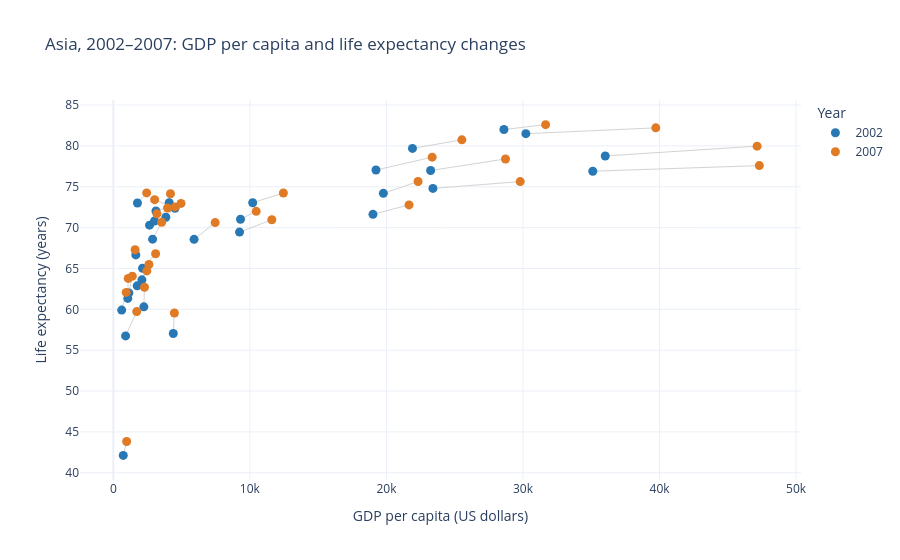

Notebook source saved alongside this figure:
### Markdown cell above
## Task 1 — Scatter: life expectancy change over time

**What to build:** A scatter showing **GDP per capita vs life expectancy** for **two years** (2002 and 2007) to show how both moved — use **colour for year** (just 2 colours), **one continent only**.

Choose any continent except Africa (that was the example). Highlight the change direction.

> 💡 Filter: `df.loc[df['continent'] == 'YOUR_CHOICE']` then filter years

### Code cell
import plotly.graph_objects as go

# Choose one continent and two years
continent_choice = 'Asia'
years = [2002, 2007]

# Filter the data
task1 = df.loc[
    (df['continent'] == continent_choice) &
    (df['year'].isin(years))
].copy()

# Create the figure
fig1 = go.Figure()

# Connect each country's 2002 and 2007 observations
for country, group in task1.groupby('country'):
    group = group.sort_values('year')

    if len(group) == 2:
        fig1.add_trace(go.Scatter(
            x=group['gdpPercap'],
            y=group['lifeExp'],
            mode='lines',
            line=dict(color='lightgrey', width=1),
            showlegend=False,
            hoverinfo='skip'
        ))

# Add the two years using exactly two colours
for year, color in [
    (2002, '#2878B5'),
    (2007, '#E07A25')
]:
    d = task1.loc[task1['year'] == year]

    fig1.add_trace(go.Scatter(
        x=d['gdpPercap'],
        y=d['lifeExp'],
        mode='markers',
        name=str(year),
        marker=dict(color=color, size=9),
        text=d['country'],
        hovertemplate=(
            '<b>%{text}</b><br>'
            'GDP per capita: $%{x:,.0f}<br>'
            'Life expectancy: %{y:.1f} years'
            '<extra></extra>'
        )
    ))

# Add the title and labels
fig1.update_layout(
    title='Asia, 2002–2007: GDP per capita and life expectancy changes',
    xaxis_title='GDP per capita (US dollars)',
    yaxis_title='Life expectancy (years)',
    template='plotly_white',
    legend_title='Year'
)

fig1.show()

### Figure 1 — Plotly figure (JSON) as saved in the notebook; plotly's stock layout.template omitted (floating-point values rounded to 4 significant figures)
{"data": [{"hoverinfo": "skip", "line": {"color": "lightgrey", "width": 1}, "mode": "lines", "showlegend": false, "type": "scatter", "x": [726.7, 974.6], "y": [42.13, 43.83]}, {"hoverinfo": "skip", "line": {"color": "lightgrey", "width": 1}, "mode": "lines", "showlegend": false, "type": "scatter", "x": [23400.0, 29800.0], "y": [74.8, 75.64]}, {"hoverinfo": "skip", "line": {"color": "lightgrey", "width": 1}, "mode": "lines", "showlegend": false, "type": "scatter", "x": [1136.0, 1391.0], "y": [62.01, 64.06]}, {"hoverinfo": "skip", "line": {"color": "lightgrey", "width": 1}, "mode": "lines", "showlegend": false, "type": "scatter", "x": [896.2, 1714.0], "y": [56.75, 59.72]}, {"hoverinfo": "skip", "line": {"color": "lightgrey", "width": 1}, "mode": "lines", "showlegend": false, "type": "scatter", "x": [3119.0, 4959.0], "y": [72.03, 72.96]}, {"hoverinfo": "skip", "line": {"color": "lightgrey", "width": 1}, "mode": "lines", "showlegend": false, "type": "scatter", "x": [30210.0, 39720.0], "y": [81.5, 82.21]}, {"hoverinfo": "skip", "line": {"color": "lightgrey", "width": 1}, "mode": "lines", "showlegend": false, "type": "scatter", "x": [1747.0, 2452.0], "y": [62.88, 64.7]}, {"hoverinfo": "skip", "line": {"color": "lightgrey", "width": 1}, "mode": "lines", "showlegend": false, "type": "scatter", "x": [2874.0, 3541.0], "y": [68.59, 70.65]}, {"hoverinfo": "skip", "line": {"color": "lightgrey", "width": 1}, "mode": "lines", "showlegend": false, "type": "scatter", "x": [9241.0, 11610.0], "y": [69.45, 70.96]}, {"hoverinfo": "skip", "line": {"color": "lightgrey", "width": 1}, "mode": "lines", "showlegend": false, "type": "scatter", "x": [4391.0, 4471.0], "y": [57.05, 59.55]}, {"hoverinfo": "skip", "line": {"color": "lightgrey", "width": 1}, "mode": "lines", "showlegend": false, "type": "scatter", "x": [21910.0, 25520.0], "y": [79.7, 80.75]}, {"hoverinfo": "skip", "line": {"color": "lightgrey", "width": 1}, "mode": "lines", "showlegend": false, "type": "scatter", "x": [28600.0, 31660.0], "y": [82.0, 82.6]}, {"hoverinfo": "skip", "line": {"color": "lightgrey", "width": 1}, "mode": "lines", "showlegend": false, "type": "scatter", "x": [3845.0, 4519.0], "y": [71.26, 72.53]}, {"hoverinfo": "skip", "line": {"color": "lightgrey", "width": 1}, "mode": "lines", "showlegend": false, "type": "scatter", "x": [1647.0, 1593.0], "y": [66.66, 67.3]}, {"hoverinfo": "skip", "line": {"color": "lightgrey", "width": 1}, "mode": "lines", "showlegend": false, "type": "scatter", "x": [19230.0, 23350.0], "y": [77.05, 78.62]}, {"hoverinfo": "skip", "line": {"color": "lightgrey", "width": 1}, "mode": "lines", "showlegend": false, "type": "scatter", "x": [35110.0, 47310.0], "y": [76.9, 77.59]}, {"hoverinfo": "skip", "line": {"color": "lightgrey", "width": 1}, "mode": "lines", "showlegend": false, "type": "scatter", "x": [9314.0, 10460.0], "y": [71.03, 71.99]}, {"hoverinfo": "skip", "line": {"color": "lightgrey", "width": 1}, "mode": "lines", "showlegend": false, "type": "scatter", "x": [10210.0, 12450.0], "y": [73.04, 74.24]}, {"hoverinfo": "skip", "line": {"color": "lightgrey", "width": 1}, "mode": "lines", "showlegend": false, "type": "scatter", "x": [2141.0, 3096.0], "y": [65.03, 66.8]}, {"hoverinfo": "skip", "line": {"color": "lightgrey", "width": 1}, "mode": "lines", "showlegend": false, "type": "scatter", "x": [611.0, 944.0], "y": [59.91, 62.07]}, {"hoverinfo": "skip", "line": {"color": "lightgrey", "width": 1}, "mode": "lines", "showlegend": false, "type": "scatter", "x": [1057.0, 1091.0], "y": [61.34, 63.78]}, {"hoverinfo": "skip", "line": {"color": "lightgrey", "width": 1}, "mode": "lines", "showlegend": false, "type": "scatter", "x": [19770.0, 22320.0], "y": [74.19, 75.64]}, {"hoverinfo": "skip", "line": {"color": "lightgrey", "width": 1}, "mode": "lines", "showlegend": false, "type": "scatter", "x": [2093.0, 2606.0], "y": [63.61, 65.48]}, {"hoverinfo": "skip", "line": {"color": "lightgrey", "width": 1}, "mode": "lines", "showlegend": false, "type": "scatter", "x": [2651.0, 3190.0], "y": [70.3, 71.69]}, {"hoverinfo": "skip", "line": {"color": "lightgrey", "width": 1}, "mode": "lines", "showlegend": false, "type": "scatter", "x": [19010.0, 21650.0], "y": [71.63, 72.78]}, {"hoverinfo": "skip", "line": {"color": "lightgrey", "width": 1}, "mode": "lines", "showlegend": false, "type": "scatter", "x": [36020.0, 47140.0], "y": [78.77, 79.97]}, {"hoverinfo": "skip", "line": {"color": "lightgrey", "width": 1}, "mode": "lines", "showlegend": false, "type": "scatter", "x": [3015.0, 3970.0], "y": [70.81, 72.4]}, {"hoverinfo": "skip", "line": {"color": "lightgrey", "width": 1}, "mode": "lines", "showlegend": false, "type": "scatter", "x": [4091.0, 4185.0], "y": [73.05, 74.14]}, {"hoverinfo": "skip", "line": {"color": "lightgrey", "width": 1}, "mode": "lines", "showlegend": false, "type": "scatter", "x": [23240.0, 28720.0], "y": [76.99, 78.4]}, {"hoverinfo": "skip", "line": {"color": "lightgrey", "width": 1}, "mode": "lines", "showlegend": false, "type": "scatter", "x": [5913.0, 7458.0], "y": [68.56, 70.62]}, {"hoverinfo": "skip", "line": {"color": "lightgrey", "width": 1}, "mode": "lines", "showlegend": false, "type": "scatter", "x": [1764.0, 2442.0], "y": [73.02, 74.25]}, {"hoverinfo": "skip", "line": {"color": "lightgrey", "width": 1}, "mode": "lines", "showlegend": false, "type": "scatter", "x": [4515.0, 3025.0], "y": [72.37, 73.42]}, {"hoverinfo": "skip", "line": {"color": "lightgrey", "width": 1}, "mode": "lines", "showlegend": false, "type": "scatter", "x": [2235.0, 2281.0], "y": [60.31, 62.7]}, {"hovertemplate": "<b>%{text}</b><br>GDP per capita: $%{x:,.0f}<br>Life expectancy: %{y:.1f} years<extra></extra>", "marker": {"color": "#2878B5", "size": 9}, "mode": "markers", "name": "2002", "text": ["Afghanistan", "Bahrain", "Bangladesh", "Cambodia", "China", "Hong Kong, China", "India", "Indonesia", "Iran", "Iraq", "Israel", "Japan", "Jordan", "Korea, Dem. Rep.", "Korea, Rep.", "Kuwait", "Lebanon", "Malaysia", "Mongolia", "Myanmar", "Nepal", "Oman", "Pakistan", "Philippines", "Saudi Arabia", "Singapore", "Sri Lanka", "Syria", "Taiwan", "Thailand", "Vietnam", "West Bank and Gaza", "Yemen, Rep."], "type": "scatter", "x": [726.7, 23400.0, 1136.0, 896.2, 3119.0, 30210.0, 1747.0, 2874.0, 9241.0, 4391.0, 21910.0, 28600.0, 3845.0, 1647.0, 19230.0, 35110.0, 9314.0, 10210.0, 2141.0, 611.0, 1057.0, 19770.0, 2093.0, 2651.0, 19010.0, 36020.0, 3015.0, 4091.0, 23240.0, 5913.0, 1764.0, 4515.0, 2235.0], "y": [42.13, 74.8, 62.01, 56.75, 72.03, 81.5, 62.88, 68.59, 69.45, 57.05, 79.7, 82.0, 71.26, 66.66, 77.05, 76.9, 71.03, 73.04, 65.03, 59.91, 61.34, 74.19, 63.61, 70.3, 71.63, 78.77, 70.81, 73.05, 76.99, 68.56, 73.02, 72.37, 60.31]}, {"hovertemplate": "<b>%{text}</b><br>GDP per capita: $%{x:,.0f}<br>Life expectancy: %{y:.1f} years<extra></extra>", "marker": {"color": "#E07A25", "size": 9}, "mode": "markers", "name": "2007", "text": ["Afghanistan", "Bahrain", "Bangladesh", "Cambodia", "China", "Hong Kong, China", "India", "Indonesia", "Iran", "Iraq", "Israel", "Japan", "Jordan", "Korea, Dem. Rep.", "Korea, Rep.", "Kuwait", "Lebanon", "Malaysia", "Mongolia", "Myanmar", "Nepal", "Oman", "Pakistan", "Philippines", "Saudi Arabia", "Singapore", "Sri Lanka", "Syria", "Taiwan", "Thailand", "Vietnam", "West Bank and Gaza", "Yemen, Rep."], "type": "scatter", "x": [974.6, 29800.0, 1391.0, 1714.0, 4959.0, 39720.0, 2452.0, 3541.0, 11610.0, 4471.0, 25520.0, 31660.0, 4519.0, 1593.0, 23350.0, 47310.0, 10460.0, 12450.0, 3096.0, 944.0, 1091.0, 22320.0, 2606.0, 3190.0, 21650.0, 47140.0, 3970.0, 4185.0, 28720.0, 7458.0, 2442.0, 3025.0, 2281.0], "y": [43.83, 75.64, 64.06, 59.72, 72.96, 82.21, 64.7, 70.65, 70.96, 59.55, 80.75, 82.6, 72.53, 67.3, 78.62, 77.59, 71.99, 74.24, 66.8, 62.07, 63.78, 75.64, 65.48, 71.69, 72.78, 79.97, 72.4, 74.14, 78.4, 70.62, 74.25, 73.42, 62.7]}], "layout": {"legend": {"title": {"text": "Year"}}, "title": {"text": "Asia, 2002–2007: GDP per capita and life expectancy changes"}, "xaxis": {"title": {"text": "GDP per capita (US dollars)"}}, "yaxis": {"title": {"text": "Life expectancy (years)"}}}}
